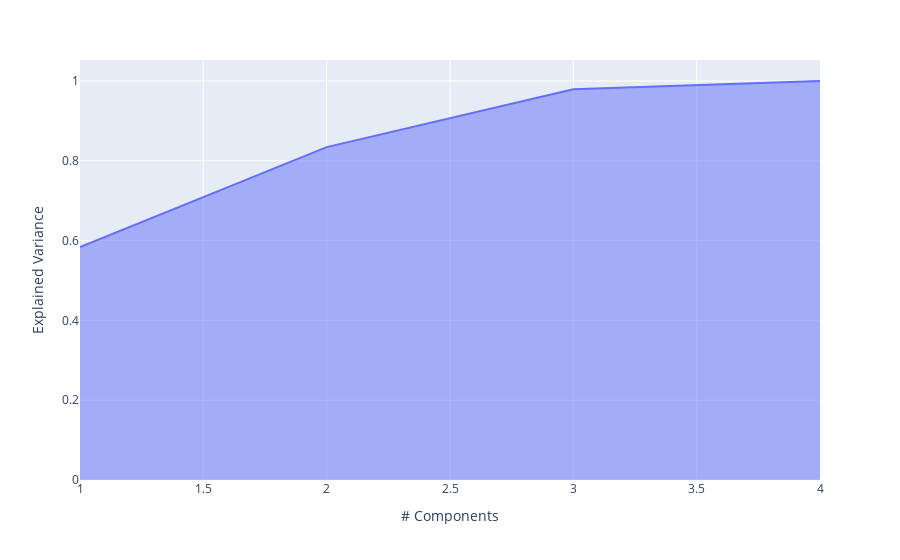

The notebook cell this image was saved under:
### Code cell
explained_variance_ratios = [r for r in np.cumsum(pca.explained_variance_ratio_) if r <= 1]
px.area(
    x=range(1, len(explained_variance_ratios)+1),
    y=explained_variance_ratios,
    labels={"x": "# Components", "y": "Explained Variance"}
)

### Figure 1 — Plotly figure (JSON) as saved in the notebook; plotly's stock layout.template omitted (floating-point values rounded to 4 significant figures)
{"data": [{"fillpattern": {"shape": ""}, "hovertemplate": "# Components=%{x}<br>Explained Variance=%{y}<extra></extra>", "legendgroup": "", "line": {"color": "#636efa"}, "marker": {"symbol": "circle"}, "mode": "lines", "name": "", "orientation": "v", "showlegend": false, "stackgroup": "1", "type": "scatter", "x": [1, 2, 3, 4], "xaxis": "x", "y": [0.5838, 0.8342, 0.9793, 1], "yaxis": "y"}], "layout": {"legend": {"tracegroupgap": 0}, "margin": {"t": 60}, "xaxis": {"anchor": "y", "domain": [0, 1], "title": {"text": "# Components"}}, "yaxis": {"anchor": "x", "domain": [0, 1], "title": {"text": "Explained Variance"}}}}
